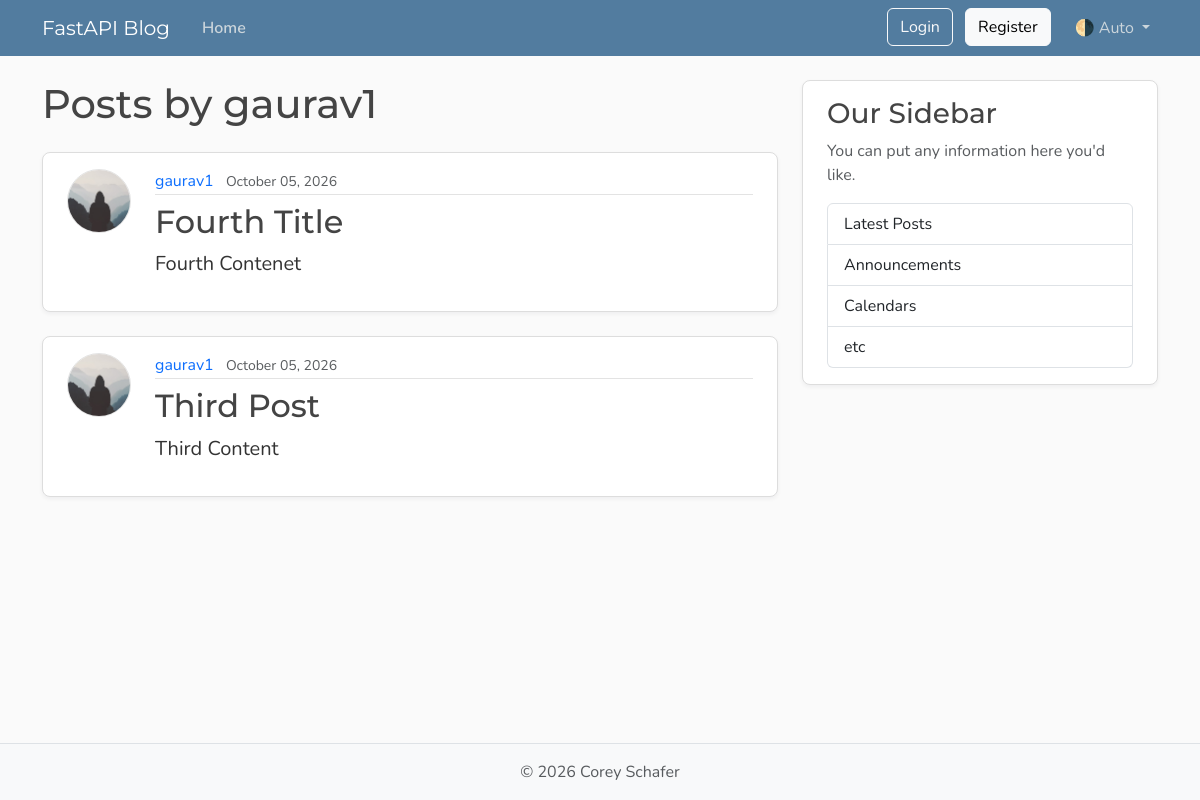
The app's page /user/1/posts with its own data.
### models.py (models this page shows, shortened)
class User(Base):   # Set here cause we want to assossiate the post with each user
    __tablename__ = "users"  # Very imp if not referenced then while creating the table in metadata will show error
    id: Mapped[int] = mapped_column(Integer, primary_key=True, index=True)  # Mapped is generic type hint used by alchemy to indicate that attribute is mapped to db
    username: Mapped[str] = mapped_column(String(50), unique=True, nullable=False)
    email: Mapped[str] = mapped_column(String(120), unique=True, nullable=False)
    password_hash: Mapped[str] = mapped_column(String(200), nullable=True)
    image_file: Mapped[str | None] = mapped_column(
        String(200),
        nullable=True,
        default=None,
    )
    posts: Mapped[list[Post]] = relationship(
        back_populates="author",
        cascade="all, delete-orphan",   # delete-orphan -> This mean that if user is deleted then all the post are deleted as well
    )   # One to Many relationship. Here post can be connected to many user

class Post(Base):
    __tablename__ = "posts"
    id: Mapped[int] = mapped_column(Integer, primary_key=True, index=True)
    title: Mapped[str] = mapped_column(String(100), nullable=False)
    content: Mapped[str] = mapped_column(Text, nullable=False)
    user_id: Mapped[int] = mapped_column(
        ForeignKey("users.id"),  # We are referencing the user.id here against post
        nullable=False,
        index=True,
    )
    date_posted: Mapped[datetime] = mapped_column(
        DateTime(timezone=True),
        default=lambda: datetime.now(UTC),
    )
    likes: Mapped[int] = mapped_column(Integer, default=0, server_default="0")
    author: Mapped[User] = relationship(back_populates="posts")  # One to many relationship -> Links this relationship to the posts relationship in the User model:

### main.py (the view)
@app.get('/user/{user_id}/posts', include_in_schema=False, name='user_posts')
async def user_posts_page(request: Request, user_id: int, db: Annotated[AsyncSession, Depends(get_db)]):
    result = await db.execute(
        Select(models.User).where(models.User.id == user_id)
    )
    existing_userid = result.scalars().first()
    if not existing_userid:
        raise HTTPException(status_code=status.HTTP_404_NOT_FOUND, detail="User ID not found")
    result = await db.execute(
        Select(models.Post)
        .options(selectinload(models.Post.author))  # We are using author in the templates that is why this is needed
        .where(models.Post.user_id == user_id)
        .order_by(models.Post.date_posted.desc()))
    all_posts = result.scalars().all()
    return templates.TemplateResponse(request,
                                      'user_posts.html', {
                                          'posts': all_posts,
                                          "user": existing_userid,
                                          "title": f"{existing_userid.username}'s Post"
                                      }
                                      )

### templates/user_posts.html (shortened to what this page needs)
{% extends "layout.html" %}
{% block content %}
<h1 class="mb-4">Posts by {{ user.username }}</h1>
<div id="postsContainer">
  {% for post in posts %}
  <article class="content-section py-3 px-4 mb-4">
    <div class="d-flex align-items-start gap-4">
      <img class="rounded-circle article-img flex-shrink-0" src="{{ post.author.image_path }}"
        alt="{{ post.author.username }}'s profile picture" width="64" height="64" loading="lazy">
      <div class="flex-grow-1">
        <div class="article-metadata mb-2">
          <a class="me-2" href="{{ url_for('user_posts', user_id=post.author.id) }}">{{ post.author.username }}</a>
          <small class="text-body-secondary">{{ post.date_posted.strftime("%B %d, %Y") }}</small>
        </div>
        <h2>
          <a class="article-title" href="{{ url_for('post_page', post_id=post.id) }}">{{ post.title }}</a>
        </h2>
        <p class="article-content">{{ post.content }}</p>
      </div>
    </div>
  </article>
  {% else %}
  <p class="text-body-secondary">No posts by this user yet.</p>
  {% endfor %}
</div>
{% endblock content %}

### static/css/main.css (style rules this page uses)
:root { --font-heading: "Montserrat", system-ui, -apple-system, BlinkMacSystemFont, sans-serif; --font-body: "Nunito", system-ui, -apple-system, BlinkMacSystemFont, sans-serif; --color-bg-body: #fafafa; --color-bg-content: #ffffff; --color-text-primary: #333333; --color-text-heading: #444444; --color-steel: #527c9f; --color-nav-link: #cbd5db; --color-nav-link-hover: #ffffff; --color-link-hover: #428bca; --color-border: #dddddd; --color-border-light: #e3e3e3; --spacing-xl: 5rem; --article-img-size: 4rem; --account-img-size: 7.813rem; }
body { font-family: var(--font-body); background: var(--color-bg-body); color: var(--color-text-primary); }
h1, h2, h3, h4, h5, h6 { font-family: var(--font-heading); color: var(--color-text-heading); }
a { text-decoration: none; }
.content-section { background: var(--color-bg-content); border: 1px solid var(--color-border); border-radius: 0.5rem; box-shadow: 0 2px 4px rgba(15, 23, 42, 0.05); transition: box-shadow 0.15s ease, transform 0.15s ease, border-color 0.15s ease; }
.article-title { color: var(--color-text-heading); transition: color 0.2s ease-in-out; }
.article-content { white-space: pre-line; font-size: 1.25rem; }
.article-img { height: var(--article-img-size); width: var(--article-img-size); flex-shrink: 0; object-fit: cover; border: 1px solid var(--color-border-light); box-shadow: 0 0 0 2px var(--color-bg-content); }
.article-metadata { padding-bottom: 0.063rem; border-bottom: 1px solid var(--color-border-light); }
.article-metadata a { transition: color 0.2s ease-in-out; }

### records on screen
User: username "gaurav1"
Post: author.username "gaurav1", date_posted "October 05, 2026", title "Fourth Title", content "Fourth Contenet"
Post: author.username "gaurav1", date_posted "October 05, 2026", title "Third Post", content "Third Content"
